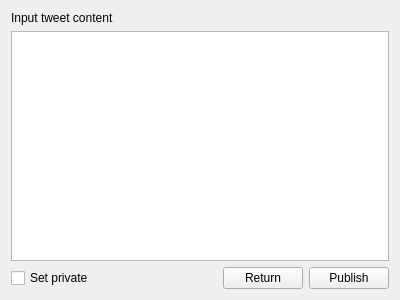
<?xml version="1.0" encoding="UTF-8"?>
<ui version="4.0">
 <class>CreateTweetGUI</class>
 <widget class="QWidget" name="CreateTweetGUI">
  <property name="geometry">
   <rect>
    <x>0</x>
    <y>0</y>
    <width>400</width>
    <height>300</height>
   </rect>
  </property>
  <property name="windowTitle">
   <string>Form</string>
  </property>
  <layout class="QGridLayout" name="gridLayout">
   <item row="0" column="0">
    <widget class="QLabel" name="label">
     <property name="text">
      <string>Input tweet content</string>
     </property>
    </widget>
   </item>
   <item row="1" column="0">
    <widget class="QTextEdit" name="contentBox"/>
   </item>
   <item row="2" column="0">
    <layout class="QHBoxLayout" name="horizontalLayout">
     <item>
      <widget class="QCheckBox" name="privateCheckbox">
       <property name="text">
        <string>Set private</string>
       </property>
      </widget>
     </item>
     <item>
      <spacer name="horizontalSpacer">
       <property name="orientation">
        <enum>Qt::Horizontal</enum>
       </property>
       <property name="sizeHint" stdset="0">
        <size>
         <width>40</width>
         <height>20</height>
        </size>
       </property>
      </spacer>
     </item>
     <item>
      <widget class="QPushButton" name="returnButton">
       <property name="text">
        <string>Return</string>
       </property>
      </widget>
     </item>
     <item>
      <widget class="QPushButton" name="publishButton">
       <property name="text">
        <string>Publish</string>
       </property>
      </widget>
     </item>
    </layout>
   </item>
  </layout>
 </widget>
 <resources/>
 <connections/>
</ui>
